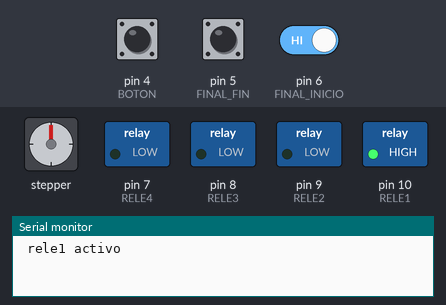
A sketch run on a simulated Arduino Uno, built with avr-gcc and run on an emulated ATmega328P. Parts: stepper motor, switched loads named in the sketch (green lamp = pin HIGH), the last lines printed to the serial monitor. Wiring (inferred from the names in the program): stepper motor driver (200 steps per turn assumed): step pin 3; direction pin 2. The inputs (shaded band) are chosen by the test bench; at power-on: pin 4 (BOTON) HIGH, pin 5 (FINAL_FIN) HIGH, pin 6 (FINAL_INICIO) HIGH. Pins used as bus, display or sensor lines are not drawn.

Above: at 0.1 s.
At 2.1 s:
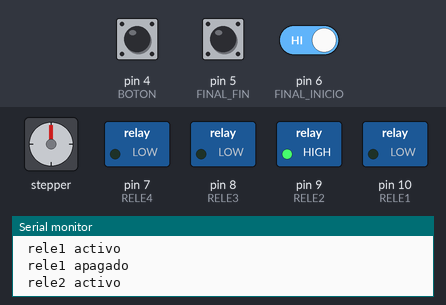
At 16.8 s:
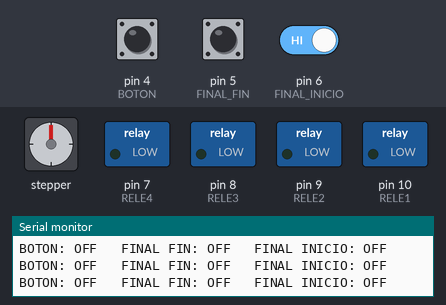
16.9 s: pin 4 (BOTON) pulled LOW for 3 s
21.4 s: pin 5 (FINAL_FIN) pulled LOW for 3 s
25.9 s: pin 4 (BOTON) driven LOW and pin 5 (FINAL_FIN) driven LOW
29.8 s: pin 5 (FINAL_FIN) driven HIGH and pin 6 (FINAL_INICIO) driven LOW
Timing chart, 0 to 32.8 s (numbered marks = the images above; inputs shaded):
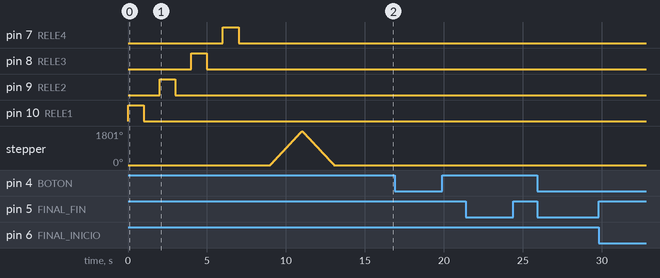

Measured:
- by itself, stepper: turns 1801° clockwise in 2.0 s, then 1801° counter-clockwise in 2.0 s

The sketch:

camisetas.ino
```cpp
//---------------------------------------------------------
//| d0| d1| d2| d3| d4| d5| d6| d7| d8| d9|d10|d11|d12|d13|
//---------------------------------------------------------
// | x| x | x | x | x | x | x | x | x | x | x |   |   |   |
//---------------------------------------------------------


// ENTRADAS DIGITALES Y FINAL DE CARRERA-----------
#define BOTON 4
#define ACTIVO_BOTON 0
#define FINAL_FIN 5
#define ACTIVO_F_F 0
#define FINAL_INICIO 6
#define ACTIVO_F_I 0
// EASY DRIVER ------------------------------------
#define PIN_STEP 3 // PULSOS DE AVANCE
#define PIN_DIR 2 // DIRECCION DEL MOTOR
#define DIR_AVANZA 1
#define DIR_RETROCESO 0
// RELES -----------------------------------------
#define RELE1 10    // bomba1
#define RELE2 9     // bomba2
#define RELE3 8     // alimentacion easydriver
#define RELE4 7
#define ACTIVO_RELE 1
#define PARO_RELE 0

//=================================================================================================
void setup() {
  Serial.begin(9600); // puerto serie activado
  // declaracion pines botones y finales de carrera------------------------------------------------
  pinMode(BOTON, INPUT_PULLUP);
  pinMode(FINAL_FIN, INPUT_PULLUP);
  pinMode(FINAL_INICIO, INPUT_PULLUP);
  // declaracion de pines easy driver -------------------------------------------------------------
  pinMode(PIN_STEP, OUTPUT);
  pinMode(PIN_DIR, OUTPUT);
  // apagamos las salidas por seguridad
  digitalWrite (PIN_STEP, 0);
  digitalWrite (PIN_DIR, 0);
  // declaracion de pines reles ------------------------------------------------------------------
  pinMode(RELE1, OUTPUT);
  pinMode(RELE2, OUTPUT);
  pinMode(RELE3, OUTPUT);
  pinMode(RELE4, OUTPUT);

  digitalWrite (RELE1, PARO_RELE);
  digitalWrite (RELE2, PARO_RELE);
  digitalWrite (RELE3, PARO_RELE);
  digitalWrite (RELE4, PARO_RELE);

pruebasIniciales();

}//fin setup()


//=================================================================================================
void loop (){
  Serial.println ("pulse el boton para comenzar ...");
  boolean botonAZ = false;
  boolean salida = false;
  do
  {
    botonAZ =digitalRead (BOTON);
    if (botonAZ == ACTIVO_BOTON);
    {
      delay(40);
      botonAZ =digitalRead (BOTON);
      if (botonAZ == ACTIVO_BOTON);
           salida = true;
    }

  }while (!salida);


  digitalWrite ( RELE3, ACTIVO_RELE);      // alimentamos el rele del easy driver
  avanzaN (10,1);
  digitalWrite (RELE1, ACTIVO_RELE);    // BOMBA 1
  do
  {
    avanzaN (50,1);

  } while ( digitalRead (FINAL_FIN));
  digitalWrite (RELE1, PARO_RELE);    // BOMBA 1 parada

  do
  {
    retrocesoN (50,1);

  }while (digitalRead (FINAL_INICIO));
  digitalWrite(RELE3, PARO_RELE);
  Serial.println ("FIN DEL PROCESO 1");


}//fin loop()
```

motor.ino
```cpp
//=================================================================================================
void avanzaMotor () {

  int pasos = 300; // cantidad de pasos
  int TIEMPO = 1;
  digitalWrite (PIN_DIR, DIR_AVANZA);
  for (int i = 0; i <= pasos; i++)
  {
    digitalWrite (PIN_STEP, HIGH);
    delay( TIEMPO);
    digitalWrite (PIN_STEP, LOW);
    delay( TIEMPO);
  }

}
//=================================================================================================
void retrocesoMotor () {

  digitalWrite (PIN_DIR, DIR_RETROCESO);
  digitalWrite (PIN_STEP, HIGH);
  delay(1);
  digitalWrite (PIN_STEP, LOW);
  delay(1);
}
//=================================================================================================

void avanzaN (int p, int t)
{
  digitalWrite (PIN_DIR, DIR_AVANZA);
  digitalWrite (PIN_STEP, HIGH);
  delay(1);
  digitalWrite (PIN_STEP, LOW);
  delay(1);
}
//=================================================================================================
void retrocesoN (int p, int t) {

  int pasos = 300; // cantidad de pasos
  int TIEMPO = 1;

  digitalWrite (PIN_DIR, DIR_RETROCESO);
  for (int i = 0; i <= p; i++)
  {
    digitalWrite (PIN_STEP, HIGH);
    delay(t);
    digitalWrite (PIN_STEP, LOW);
    delay(t);
  }
}
```

pruebasIniciales.ino
```cpp
void pruebasIniciales() {


  // prueba rele - se activiara cada rele durante un segundo --------------------------
  // rele 1
  digitalWrite ( RELE1, ACTIVO_RELE);
  Serial.println(" rele1 activo");
  delay (1000);
  digitalWrite (RELE1, PARO_RELE);
  Serial.println(" rele1 apagado");
  delay (1000);
  //rele 2
  digitalWrite ( RELE2, ACTIVO_RELE);
  Serial.println(" rele2 activo");
  delay (1000);
  digitalWrite (RELE2, PARO_RELE);
  Serial.println(" rele2 apagado");
  delay (1000);
  //rele 3
  digitalWrite ( RELE3, ACTIVO_RELE);
  Serial.println(" rele3 activo");
  delay (1000);
  digitalWrite (RELE3, PARO_RELE);
  Serial.println(" rele3 apagado");
  delay (1000);
  //rele4
  digitalWrite ( RELE4, ACTIVO_RELE);
  Serial.println(" rele4 activo");
  delay (1000);
  digitalWrite (RELE4, PARO_RELE);
  Serial.println(" rele4 apagado");
  delay (1000);
  Serial.println ("fIN PRUEBA RELES");
  delay(1000);
  // prueba motor --------------------------------------------------------------------------------------------
  int pasos = 1000; // cantidad de pasos
  int TIEMPO = 1; // 600 ms
  Serial.println(" Prueba avanzado motor");
  digitalWrite (PIN_DIR, DIR_AVANZA);
  for (int i = 0; i <= pasos; i++)
  {
    digitalWrite (PIN_STEP, HIGH);
    delay( TIEMPO);
    digitalWrite (PIN_STEP, LOW);
    delay( TIEMPO);
  }
  Serial.println ("pruieba retroceso motor");
  digitalWrite (PIN_DIR, DIR_RETROCESO);
  for (int i = 0; i <= pasos; i++)
  {
    digitalWrite (PIN_STEP, HIGH);
    delay( TIEMPO);
    digitalWrite (PIN_STEP, LOW);
    delay( TIEMPO);
  }
  Serial.println ("FIN PRUEBA MOTOR");
  delay(1000);


  // PRUEBA BOTONES y FINALES DE CARRERA -------------------------------------------------------
  byte boton1 = 0;
  byte final1 = 0;
  byte final2 = 0;
  do {
    boton1 = digitalRead (BOTON);
    final1 = digitalRead (FINAL_FIN);
    final2 = digitalRead (FINAL_INICIO);

    if ( boton1 == ACTIVO_BOTON)
      Serial.print ( "BOTON: ON \t");
    else
      Serial.print ( "BOTON: OFF \t");

    if (final1 == ACTIVO_F_F)
      Serial.print ( "FINAL FIN: ON \t");
    else
      Serial.print ( "FINAL FIN: OFF \t");

    if ( final1 == ACTIVO_F_F)
      Serial.println ( "FINAL INCIO: ON \t");
    else
      Serial.println ( "FINAL INICIO: OFF \t");

    delay (1000);
  } while (1);

}
```
